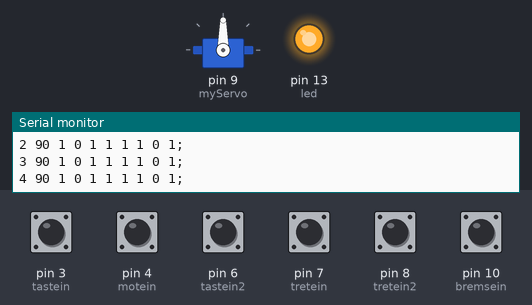
This sketch was run on a simulated Arduino Uno, built with avr-gcc and run on an emulated ATmega328P. Shown: servo, output pins drawn as LEDs (lit = HIGH), the last lines printed to the serial monitor. The inputs (shaded band) are chosen by the test bench; at power-on: pin 3 (tastein), pin 4 (motein), pin 6 (tastein2), pin 7 (tretein), pin 8 (tretein2), pin 10 (bremsein) HIGH.

Above: at 1.7 s.
1.8 s: pin 3 (tastein) pulled LOW for 1 s
At 2.1 s:
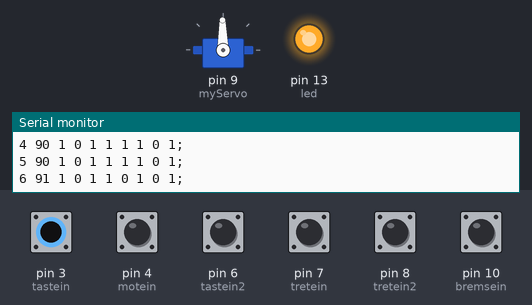
5.8 s: pin 6 (tastein2) pulled LOW for 1 s
At 6.32 s:
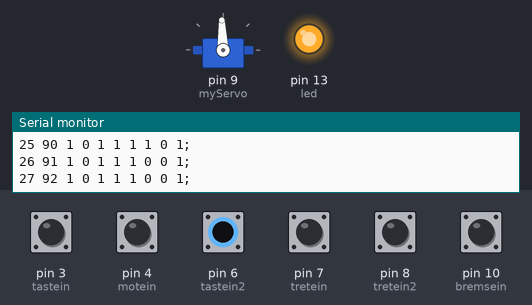
9.8 s: pin 3 (tastein) driven LOW and pin 6 (tastein2) driven LOW
At 12.76 s:
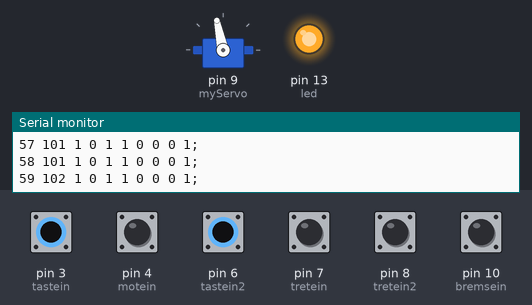
12.8 s: pin 10 (bremsein) pulled LOW for 1 s
16.8 s: pin 7 (tretein) pulled LOW for 1 s
At 17.4 s:
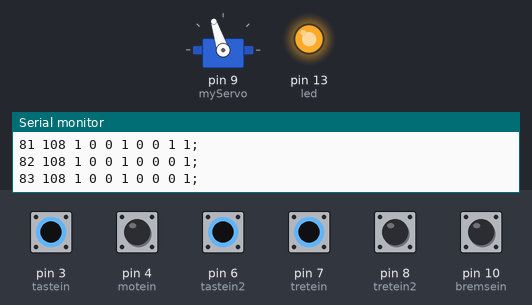
20.7 s: pin 3 (tastein) driven HIGH
At 21.01 s:
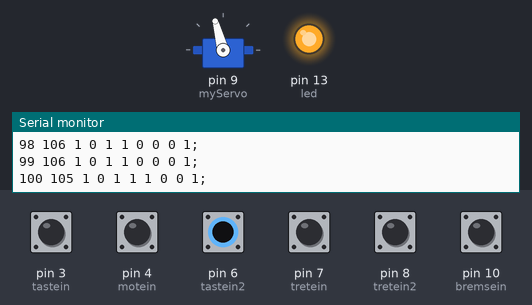
Timing chart, 0 to 26.7 s (numbered marks = the images above; inputs shaded):
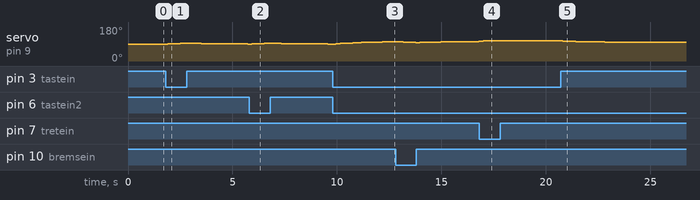

The sketch:

EPAC_Nano_strida_SchwarzIII_roh.ino
```cpp
/*
  EPAC_Nano_StridaSchwarzIII                   Zirn 30.1.2019
  3 Fahrstufen, Freilauf (o. Bremse), vmax-Begrenzung, Anfahrhilfe
*/
#include <Servo.h>
Servo myServo;
// Eingangsbelegung
int led = 13; // Spannungsversorgung Abschaltautomatik
int tretein2 = 8;  // Hall-Sensor am Tretlager
int tretein = 7;  // 2.Hall-Sensor am Tretlager
int motein = 4;  // Hall-Sensor am Motor (vmax)
int tastein = 3;  // Daumentaster links
int tastein2 = 6;  // Daumentaster rechts
int bremsein = 10;  // Bremshebel (parallel)
// Zustandsvariable
int hallState = 0; // Hall-Sensor am Tretlager
int hallState_alt = 0;
int hallState2 = 0; // 2.Hall-Sensor am Tretlager
int motState = 0;  // Hall-Sensor am Motor
int motState_alt = 0;
int tastState = 0; // Daumentaster links
int tastState2 = 0; // Daumentaster rechts
int bremsState = 0; // Bremshebel
float zeit_alt;      // Zeitbasis
int zaehler =0;       // Zähler Tretkurbelflanken
int Richtung = 0;     // Richtung Tretkurbel
int zaehlerv =0;      // Zähler Motorflanken
int Sollwert = 90;    // Unterstützungssollwert
int angle = 90;        // Servowinkel
float angle_k = 90;    // Zwischenwerte f. Tiefpass
float angle_k_1 = 90;  // float wg. Rundungsfehler
int angle_aus=90;          // Servowinkelausgabe alst integer
int vel = 0;          // Momentangeschwindigkeit
int loopzaehler = 0;  // Zähler für die Datenaufzeichnung

void setup() {   // digitale Eingänge setzen
  pinMode(led, OUTPUT);
  pinMode(tretein, INPUT_PULLUP);
  pinMode(tretein2, INPUT_PULLUP);
  pinMode(tastein, INPUT_PULLUP);
  pinMode(tastein2, INPUT_PULLUP);
  pinMode(motein, INPUT_PULLUP);
  pinMode(bremsein, INPUT_PULLUP);
  myServo.attach(9); myServo.write(angle_aus);
  digitalWrite(led, HIGH);
  Serial.begin(9600);
  delay(500);
}

void loop() {
   zeit_alt = millis();
   while ((millis() - zeit_alt) < 200){ // 200 ms Abtasten
     hallState = digitalRead(tretein); // Flankenzählen Tretkurbel
     hallState2 = digitalRead(tretein2); // Richtungserkennung
     motState = digitalRead(motein); // Flankenzählen Motor
     if(hallState != hallState_alt){
       zaehler++;
       if(hallState2 == HIGH && (hallState > hallState_alt)){ Richtung = 0;}
       else if(hallState2 == LOW && (hallState < hallState_alt)){ Richtung = 0;}
       else { Richtung = 1;} // Auswertung 2. Hallsensor
       hallState_alt = hallState;
      }
     if(motState != motState_alt){
       zaehlerv++;
       motState_alt = motState;}
     delay(1);
     //Richtung = 1;  // zu Diagnosezwecken
   }  // of while
  // Unterstützungsstufe wählen
     tastState = digitalRead(tastein);
     tastState2 = digitalRead(tastein2);
     bremsState = digitalRead(bremsein);
     if(tastState == LOW && tastState2 == HIGH && bremsState == HIGH) {Sollwert=137;}
     else if(tastState2 == LOW && tastState == HIGH && bremsState == HIGH) {Sollwert=125;}
     else if(tastState == LOW && tastState2 == LOW && bremsState == HIGH) {Sollwert = 155;}
     else { Sollwert=90;}

  // Geschwindigkeitsermittlung und Trethilfebegrenzung auf 25 km/h
  vel=zaehlerv*0.29;
  zaehlerv = 0;      // Zähler zurücksetzen
  if (vel >= 25){Richtung = 0;}
  // Tretsensor mit Anfahrhilfe
   if (Richtung == 1){angle=Sollwert;}
   else {angle=90 + 0.25*(Sollwert-90);}
   // PT1-Tiefpass mit TF=2s genau mit float-Variablen
   angle_k = (angle + 10*angle_k_1)/(1+10);
   angle_k_1 = angle_k;
   angle_aus=int(angle_k);    // float --> int
   myServo.write(angle_aus); // Übergabe an Servo
  // Serial-Ausgabe (opt.)
   Serial.print(loopzaehler);
   Serial.print(" ");
   Serial.print(angle_aus);
   Serial.print(" ");
   Serial.print(motState);
   Serial.print(" ");
   Serial.print(vel);
   Serial.print(" ");
   Serial.print(hallState);
   Serial.print(" ");
   Serial.print(hallState2);
   Serial.print(" ");
   Serial.print(tastState);
   Serial.print(" ");
   Serial.print(tastState2);
   Serial.print(" ");
   Serial.print(Richtung);
   Serial.print(" ");
   Serial.print(bremsState);
   Serial.println(";");

   loopzaehler++;
   Richtung=0;
   zaehler=0;
}  // of loop
```

Measured:
- after the input at 1.8 s, servo on pin 9 (myServo): 90° → 91° after 0.11 s, → 92° 0.40 s later, → 93° 0.20 s later, → 94° 0.20 s later, … (8 changes in this stretch)
- after the input at 5.8 s, servo on pin 9 (myServo): 90° → 91° after 0.13 s, → 92° 0.20 s later, → 93° 0.40 s later, → 92° 0.80 s later, … (6 changes in this stretch)
- after the input at 9.8 s, servo on pin 9 (myServo): moves from 90° to 102° over 2.6 s, starting after 0.15 s
- after the input at 16.8 s, servo on pin 9 (myServo): 104° → 108° after 0.19 s, → 107° 0.60 s later, → 106° 1.6 s later
- after the input at 20.7 s, servo on pin 9 (myServo): moves from 106° to 98° over 4.4 s, starting after 0.11 s
